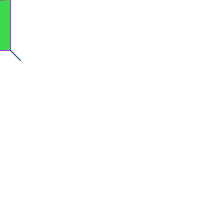
Frame 1 (no input)
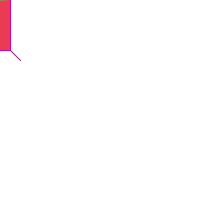
Frame 60 (the mouse pressed at the canvas centre just before this capture)
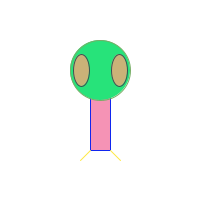
Frame 120 (the mouse held since frame 60 and released just before this capture)

The Processing sketch that drew these frames (run headless with seeded random() and noise(); from frame 60 on, the mouse is pressed at the canvas centre):

// Processing sketch: exercise_4_7
// ── exercise_4_7.pde
void setup() {
  size(200, 200);
}

void draw() {
  background(255);
  rectMode(CENTER);
  ellipseMode(CENTER);

  translate(mouseX, mouseY);

  // Draw Zoog's body
  stroke(randomRGBColors());
  fill(randomRGBColors());
  rect(0, 0, 20, 100);

  // Draw Zoog's head
  stroke(randomRGBColors());
  fill(randomRGBColors());
  ellipse(0, -30, 60, 60);

  //
  stroke(randomRGBColors());
  fill(randomRGBColors());
  ellipse(-19, -30, 16, 32);
  ellipse(19, -30, 16, 32);

  // Draw Zoog's legs
  stroke(randomRGBColors());
  line(-10, 50, -20, 60);
  line(10, 50, 20, 60);
}

color randomRGBColors() {
  return color(random(0, 255), random(0, 255), random(0, 255));
}
